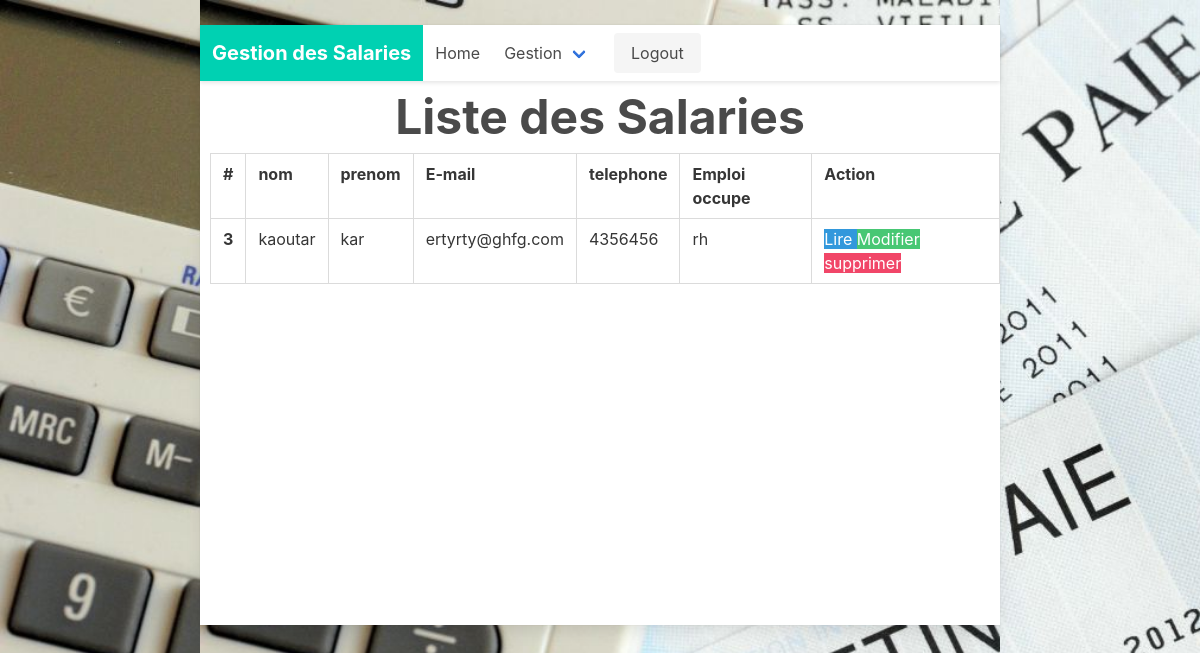
The page /gestion/lesSalaries (signed in) on the database its author committed.
### gestion/models.py (models this page shows)
class Employe(models.Model):
    matricule = models.CharField(max_length=20)
    nom = models.CharField(max_length=30)
    prenom = models.CharField(max_length=30)
    cin = models.CharField(max_length=10)
    adresse = models.CharField(max_length=150)
    telephone = models.CharField(max_length=10)
    email = models.EmailField(max_length=200)
    dateNaissance = models.DateField()
    departement = models.CharField(max_length=30)
    emploiOccupe = models.CharField(max_length=30)
    Anciennete = models.IntegerField()
    salaireBase = models.IntegerField()
    """la notation ManyToOne"""
    bulletinPaie = models.ForeignKey('BulletinPaie', on_delete=models.CASCADE)
    user = models.OneToOneField(User, on_delete=models.CASCADE)
    """def __str__(self):
        return self.matricule, " ", self.nom, " ", self.prenom, " ", self.cin, " ", self.adresse, " ", self.telephone\
            , " ", self.email, " ", self.dateNaissance, " ", self.departement, " ", self.emploiOccupe\
            , " ", self.Anciennete, " ", self.salaireBase"""

class Salarie(Employe):
    def __str__(self):
        return super().__str__()

class Employe(models.Model):
    matricule = models.CharField(max_length=20)
    nom = models.CharField(max_length=30)
    prenom = models.CharField(max_length=30)
    cin = models.CharField(max_length=10)
    adresse = models.CharField(max_length=150)
    telephone = models.CharField(max_length=10)
    email = models.EmailField(max_length=200)
    dateNaissance = models.DateField()
    departement = models.CharField(max_length=30)
    emploiOccupe = models.CharField(max_length=30)
    Anciennete = models.IntegerField()
    salaireBase = models.IntegerField()
    """la notation ManyToOne"""
    bulletinPaie = models.ForeignKey('BulletinPaie', on_delete=models.CASCADE)
    user = models.OneToOneField(User, on_delete=models.CASCADE)
    """def __str__(self):
        return self.matricule, " ", self.nom, " ", self.prenom, " ", self.cin, " ", self.adresse, " ", self.telephone\
            , " ", self.email, " ", self.dateNaissance, " ", self.departement, " ", self.emploiOccupe\
            , " ", self.Anciennete, " ", self.salaireBase"""

### gestion/views.py (the view)
# urls.py: url('lesSalaries',view=listeSalaries, name='all'),
@login_required(login_url='gestion:welcome')
def listeSalaries(request):
    liste = Salarie.objects.all()
    return render(request, "listeSalaries.html", {'salaries': liste})

### templates/listeSalaries.html (shortened to what this page needs)
{% extends 'base.html' %}
{% block content %}
        <h1 class=" is-size-1 has-text-centered has-text-weight-bold ">Liste des Salaries</h1>
<table class="table is-bordered"style="margin-left: 10px">
    <thead>
        <tr>
        <th>#</th>
        <th scope="col">nom</th>
        <th scope="col">prenom</th>
        <th scope="col">E-mail</th>
        <th scope="col">telephone</th>
        <th scope="col">Emploi occupe</th>
        <th scope="col">Action</th>
        </tr>
    </thead>
    <tbody>
        {% for u in salaries %}
            <tr>
            <th scope="row">{{ u.id }}</th>
            <td>{{ u.nom }}</td>
            <td>{{ u.prenom }}</td>
            <td>{{ u.email }}</td>
            <td>{{ u.telephone }}</td>
            <td>{{ u.emploiOccupe}}</td>
                <td><a  href="{% url 'gestion:getsal' u.id %}" class="has-background-info" style="color: white">Lire    </a><a href="{% url 'gestion:updateSal' u.id %}" class="has-background-success" style="color: white">Modifier   </a><a href="{% url 'gestion:deleteSal' u.id %}" class="has-background-danger" style="color: white">supprimer</a> </td>
            </tr>
    {% endfor %}
    </tbody>
</table>
{% endblock %}

### static/css/base.css (style rules this page uses)
html,body { background-image: url('/static/images/salaire.jpg'); background-size: cover; background-repeat: no-repeat; height: 100%; display: inline-block; text-align: center; }

### rows shown on the page
Salarie: id "3", nom "kaoutar", prenom "kar", email "ertyrty@ghfg.com", telephone "4356456", emploiOccupe "rh"
